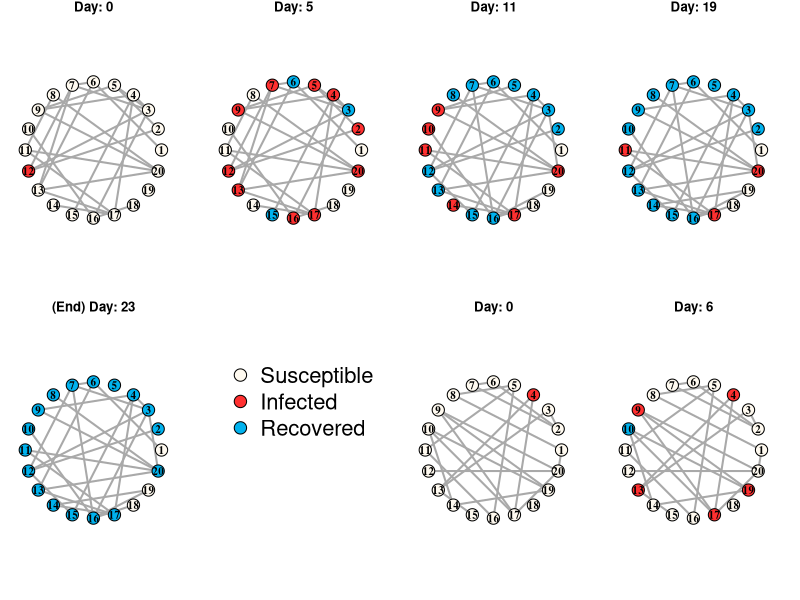
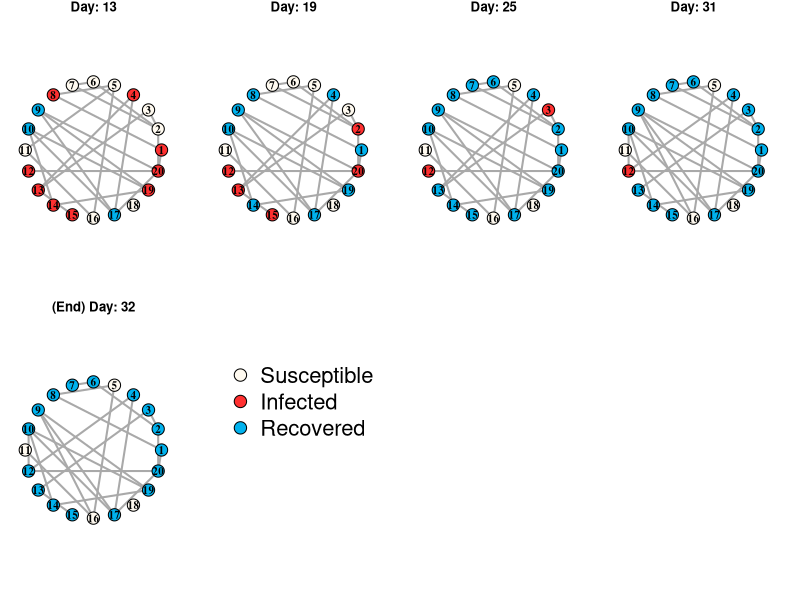
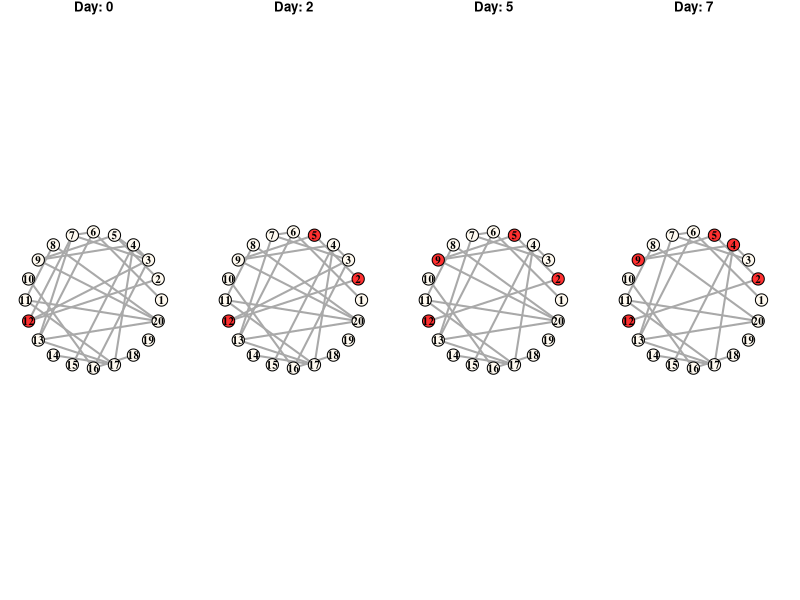
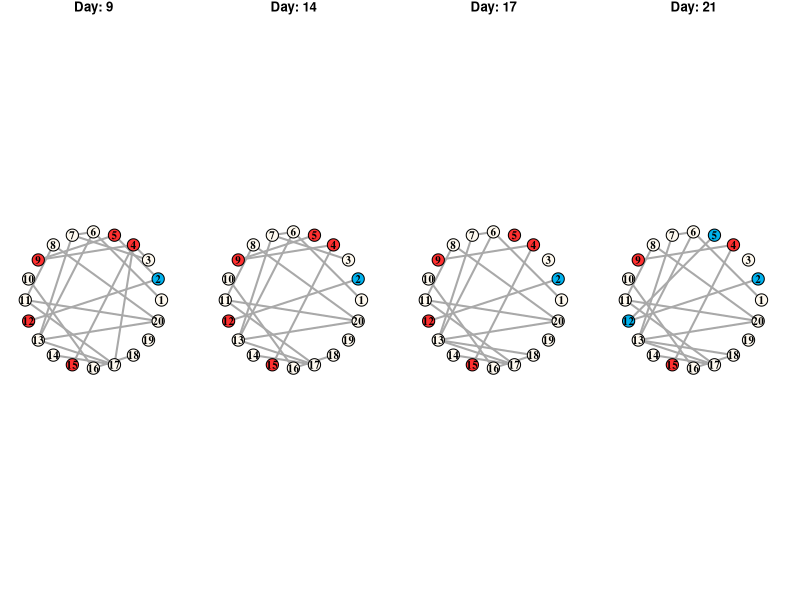
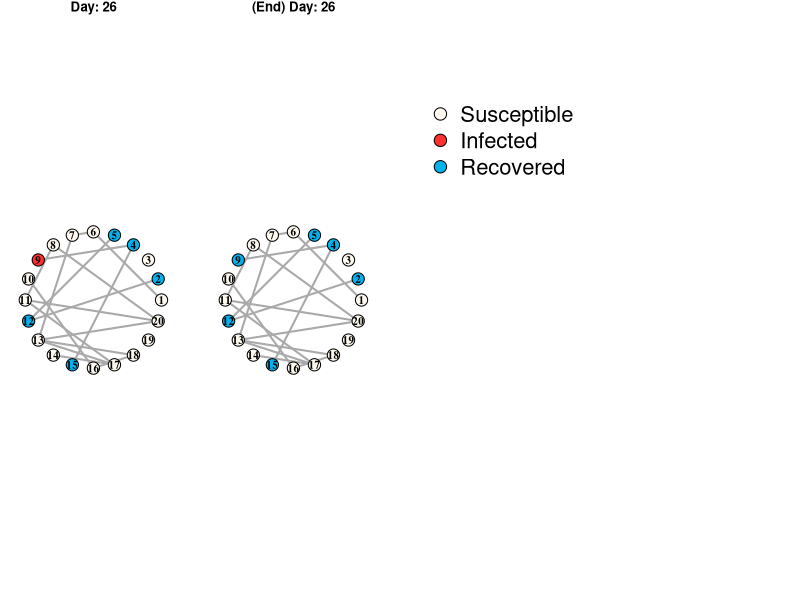
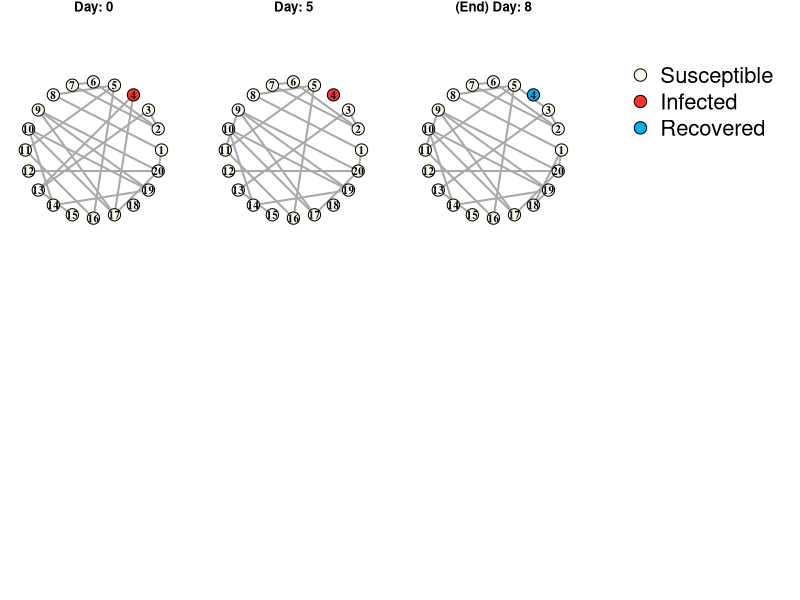

The R source for these figures, in order:
# 04/06/2019

# 10/02/2019
# modifications made s.t. all healthy people behave quivalently socially

#### TOY EXAMPLE ####
## dynamically plot network structure

library(Matrix)
library(igraph)

stochastic_coevolve_d <- function(N=200, tmax=100, 
                                  bet=0.05, gam=0.2, init.infec = 1, model = "SIS",
                                  alpha.r=0.005, alpha.d=0.05, quarantine=F,
                                  init.net = NULL, init.p = 0.1,
                                  verbose = F, plot = F, 
                                  d.int=5, seed = 43){
  
  # "d.int": dynamic plot interval (if NULL: no plots)
  set.seed(seed)
  
  # check edge rates validity
  if(quarantine & (length(alpha.r) < 3 | length(alpha.d) < 3)){
    stop("Under quarantine, need to specify 3 values for edge connection/disconnection rates respectively!")
  }
  
  # output basic info
  cat("N =", N, " Model:", model,"\n",
      "beta =", bet, " gama =", gam, "\n",
      "init.infec =", init.infec, " init.p =", init.p, "\n",
      "alpha.r =", alpha.r, "\n", "alpha.d =", alpha.d, "\n",
      "quarantine?", quarantine,"\n")
  
  # summarization stats to be recorded
  time = NULL
  event.type = NULL
  preval = NULL
  dens = NULL
  
  
  # initialize ER(p) graph if the initial netwok is not provided
  if(is.null(init.net)){
    init.net = sample_gnp(n = N, p = init.p, directed = F)
  }
  # convert to adjacency matrix
  adjmat = get.adjacency(init.net, type=c("both"), names=F)
  adjmat = as(adjmat,"dgTMatrix")
  
  
  ## if plot dynamic networks, set up edgelist to store dynamic network
  # if(!is.null(d.int)){
  #   edgelist = data.frame(from=adjmat@i+1, to=adjmat@j+1, time=0)
  # }
  
  
  ## check whether adjmat is symmetric and nnzero() returns an even number
  if(!isSymmetric(adjmat) | length(adjmat@i)%%2 == 1){
    stop(paste("The initial adjmat isn't symmetric, where nonzero =", 
               nnzero(adjmat),"\n"))
  }
  
  # initialize epidemic
  infected = sample(N, init.infec)
  epid = rep(0,N); epid[infected] = 1
  cat("Initially infected: ",infected,"\n")
  
  
  ## if plot dynamic networks, set up margin
  ## plot time 0
  ## and keep track of plotting times
  if(!is.null(d.int)){
    par(mar=c(1,1,1,2))
    title = paste("Day:",0)
    g.cur = graph_from_adjacency_matrix(adjmat, mode = "undirected")
    lo = layout_in_circle(g.cur)
    vcol = rep("floralwhite",N)
    vcol[epid==1] = "firebrick1"
    vcol[epid==-1] = "deepskyblue2"
    V(g.cur)$color = vcol
    plot(g.cur,vertex.label.color="black", vertex.size=18,
         vertex.label.cex=1, vertex.label.font=2, edge.width=2,
         layout=lo, main=title)
    # legend("bottomright", legend = c("Susceptible","Infected","Recovered"), pch=21,
    #        col="black", 
    #        pt.bg=c("floralwhite","firebrick1","deepskyblue2"), 
    #        pt.cex=1.5, cex=.8, bty="n", ncol=1)
    plotted = 0
  }
  
  
  
  # initialize data objects to keep track of
  susceptible = which(epid==0)
  N.I = init.infec; N.S = N - N.I
  t.cur = 0
  if(quarantine){
    N.c = numeric(3); N.d = numeric(3)
    adjmat.ii = adjmat[infected,infected]
    N.c[3] = nnzero(adjmat.ii)/2
    N.d[3] = N.I * (N.I - 1)/2 - N.c[3]
    # both need this:
    adjmat.si = adjmat[susceptible,infected]
    if(model=="SIR"){
      recovered = NULL; N.R = 0
      adjmat.rs = adjmat[union(susceptible,recovered), union(susceptible,recovered)]
      N.c[1] = nnzero(adjmat.rs)/2
      N.d[1] = N.S * (N.S - 1)/2 - N.c[1]
      adjmat.ri = adjmat.si
      N.c[2] = nnzero(adjmat.ri)
      N.d[2] = N.S * N.I - N.c[2]
    }else{
      adjmat.ss = adjmat[susceptible,susceptible]
      N.c[1] = nnzero(adjmat.ss)/2
      N.d[1] = N.S * (N.S - 1)/2 - N.c[1]
      
      N.c[2] = nnzero(adjmat.si)
      N.d[2] = N.S * N.I - N.c[2]
    }
    # at the start: N.R = 0, so this works
    N.SI = N.c[2]
  }else{
    N.c = nnzero(adjmat)/2
    N.d = N * (N-1)/2 - N.c
    
    adjmat.si = adjmat[susceptible,infected]
    N.SI = nnzero(adjmat.si)
  }
  
  
  # iterations
  while (t.cur < tmax) {
    # NOTES #
    # a. check to make sure N.S also > 0
    # b. handle edge cases (N.S = 1 and/or N.I = 1)
    
    # # check whether all N's are non-negative
    # Ns = c(N.SI, N.I, N.d, N.c)
    # if(any(Ns < 0) | all(Ns == 0)){
    #   msg = paste("Weird stuff happened! All the Ns =", paste(Ns,collapse = ", "), "\n")
    #   stop(msg)
    # }
    
    
    # 1. calculate sum of risks and sample the next event time
    Lambda = bet * N.SI + N.I * gam + sum(alpha.r * N.d) + sum(alpha.d * N.c)
    t.next = t.cur + rexp(1, rate = Lambda)
    
    # 2. determine the event type
    ratios = c(bet * N.SI, N.I * gam, alpha.r * N.d, alpha.d * N.c)
    # 2.1 deal with network change
    if(quarantine){
      z = sample(8, 1, prob = ratios)
  
      if(z==3){
        # reconnect a random S-S/S-R/R-R pair
        if(model == "SIS"){
          num.dis = (N.S - 1) - rowSums(adjmat.ss)
          from.ind = sample(N.S,1,prob = num.dis); from = susceptible[from.ind]
          to.cands = which(adjmat.ss[from.ind,]==0)
        }else{
          num.dis = (N.S + N.R - 1) - rowSums(adjmat.rs)
          from.ind = sample(N.S + N.R, 1, prob = num.dis); from = union(susceptible, recovered)[from.ind]
          to.cands = which(adjmat.rs[from.ind,]==0)
        }
        to.cands = to.cands[to.cands!=from.ind]
        if(length(to.cands) == 1){
          to.ind = to.cands
        }else{
          to.ind = sample(to.cands,1)
        }
        if(model == "SIS"){
          to = susceptible[to.ind]
          adjmat.ss[as.integer(from.ind),as.integer(to.ind)] = 1
          adjmat.ss[as.integer(to.ind),as.integer(from.ind)] = 1
          msg = paste0("reconnect an S-S pair, (",from,",",to,")")
        }else{
          to = union(susceptible, recovered)[to.ind]
          adjmat.rs[as.integer(from.ind),as.integer(to.ind)] = 1
          adjmat.rs[as.integer(to.ind),as.integer(from.ind)] = 1
          msg = paste0("reconnect an S-S/S-R/R-R pair, (",from,",",to,")")
        }
        adjmat[as.integer(from),as.integer(to)] = 1
        adjmat[as.integer(to),as.integer(from)] = 1
        N.c[1] = N.c[1] + 1; N.d[1] = N.d[1] - 1
      }
      if(z==4){
        # reconnect a random S-I/R-I pair
        if(model == "SIS"){
          if (N.S == 1){
            from = susceptible
            to.ind = sample(which(adjmat.si==0),1); to = infected[to.ind]
          }else if (N.I == 1){
            num.dis = N.I - adjmat.si
            from.ind = sample(N.S,1,prob = num.dis); from = susceptible[from.ind]
            to = infected
          }else{
            num.dis = N.I - rowSums(adjmat.si)
            from.ind = sample(N.S,1,prob = num.dis); from = susceptible[from.ind]
            to.ind = sample(which(adjmat.si[from.ind,]==0),1); to = infected[to.ind]
          }
          msg = paste0("reconnect an S-I pair, (",from,",",to,").")
        }else{
          N.SR = N.S + N.R; sus.recov = union(susceptible, recovered)
          if (N.SR == 1){
            from = sus.recov
            to.ind = sample(which(adjmat.ri==0),1); to = infected[to.ind]
          }else if (N.I == 1){
            num.dis = N.I - adjmat.ri
            from.ind = sample(N.SR,1,prob = num.dis); from = sus.recov[from.ind]
            to = infected
          }else{
            num.dis = N.I - rowSums(adjmat.ri)
            from.ind = sample(N.SR,1,prob = num.dis); from = sus.recov[from.ind]
            to.ind = sample(which(adjmat.ri[from.ind,]==0),1); to = infected[to.ind]
          }
          msg = paste0("reconnect an S-I/R-I pair, (",from,",",to,").")
        }
        adjmat[as.integer(from),as.integer(to)] = 1
        adjmat[as.integer(to),as.integer(from)] = 1
        adjmat.si = adjmat[susceptible,infected]
        N.SI = nnzero(adjmat.si)
        
        if(model == "SIR"){ adjmat.ri = adjmat[sus.recov,infected] }
        
        N.c[2] = N.c[2] + 1; N.d[2] = N.d[2] - 1
      }
      if(z==5){
        # reconnect a random I-I pair
        num.dis = (N.I - 1) - rowSums(adjmat.ii)
        from.ind = sample(N.I,1,prob = num.dis); from = infected[from.ind]
        to.cands = which(adjmat.ii[from.ind,]==0)
        to.cands = to.cands[to.cands!=from.ind]
        if(length(to.cands) == 1){
          to.ind = to.cands
        }else{
          to.ind = sample(to.cands,1)
        }
        to = infected[to.ind]
        adjmat.ii[as.integer(from.ind),as.integer(to.ind)] = 1
        adjmat.ii[as.integer(to.ind),as.integer(from.ind)] = 1
        adjmat[as.integer(from),as.integer(to)] = 1
        adjmat[as.integer(to),as.integer(from)] = 1
        N.c[3] = N.c[3] + 1; N.d[3] = N.d[3] - 1
        
        msg = paste0("reconnect an I-I pair, (",from,",",to,").")
      }
      if(z==6){
        # disconnect a random S-S/R-S/R-R pair
        dis.ind = sample(N.c[1], 1) 
        if(model == "SIS"){
          from.ind = adjmat.ss@i[dis.ind] + 1; to.ind = adjmat.ss@j[dis.ind] + 1
          adjmat.ss[as.integer(from.ind),as.integer(to.ind)] = 0
          adjmat.ss[as.integer(to.ind),as.integer(from.ind)] = 0
          
          from = susceptible[from.ind]; to = susceptible[to.ind]
          
          msg = paste0("disconnect an S-S pair, (",from,",",to,").")
        }else{
          sus.recov = union(susceptible, recovered)
          from.ind = adjmat.rs@i[dis.ind] + 1; to.ind = adjmat.rs@j[dis.ind] + 1
          adjmat.rs[as.integer(from.ind),as.integer(to.ind)] = 0
          adjmat.rs[as.integer(to.ind),as.integer(from.ind)] = 0
          
          from = sus.recov[from.ind]; to = sus.recov[to.ind]
          
          msg = paste0("disconnect an S-S/S-R/R-R pair, (",from,",",to,").")
        }
        adjmat[as.integer(from),as.integer(to)] = 0
        adjmat[as.integer(to),as.integer(from)] = 0
        
        N.c[1] = N.c[1] - 1; N.d[1] = N.d[1] + 1
      }
      if(z==7){
        # disconnect a random S-I/R-I pair
        if(model == "SIS"){
          if (N.S == 1){
            from = susceptible
            to.ind = sample(which(adjmat.si==1),1); to = infected[to.ind]
            adjmat[as.integer(from),as.integer(to)] = 0
            adjmat[as.integer(to),as.integer(from)] = 0
            adjmat.si = adjmat[susceptible,infected]
          }else if (N.I == 1){
            num.con = adjmat.si
            from.ind = sample(N.S,1,prob = num.con); from = susceptible[from.ind]
            to = infected
            adjmat[as.integer(from),as.integer(to)] = 0
            adjmat[as.integer(to),as.integer(from)] = 0
            adjmat.si = adjmat[susceptible,infected]
          }else{
            dis.ind = sample(N.c[2], 1)
            from = adjmat.si@i[dis.ind] + 1; to = adjmat.si@j[dis.ind] + 1
            adjmat.si[as.integer(from),as.integer(to)] = 0
            
            from = susceptible[from]; to = infected[to]
            adjmat[as.integer(from),as.integer(to)] = 0
            adjmat[as.integer(to),as.integer(from)] = 0
          }
          msg = paste0("disconnect an S-I pair, (",from,",",to,").")
        }else{
          N.SR = N.S + N.R; sus.recov = union(susceptible, recovered)
          if (N.SR == 1){
            from = sus.recov
            to.ind = sample(which(adjmat.ri==1),1); to = infected[to.ind]
            adjmat[as.integer(from),as.integer(to)] = 0
            adjmat[as.integer(to),as.integer(from)] = 0
            adjmat.ri = adjmat[sus.recov,infected]
          }else if (N.I == 1){
            num.con = adjmat.ri
            from.ind = sample(N.SR,1,prob = num.con); from = sus.recov[from.ind]
            to = infected
            adjmat[as.integer(from),as.integer(to)] = 0
            adjmat[as.integer(to),as.integer(from)] = 0
            adjmat.ri = adjmat[sus.recov,infected]
          }else{
            dis.ind = sample(N.c[2], 1)
            from = adjmat.ri@i[dis.ind] + 1; to = adjmat.ri@j[dis.ind] + 1
            adjmat.ri[as.integer(from),as.integer(to)] = 0
            
            from = sus.recov[from]; to = infected[to]
            adjmat[as.integer(from),as.integer(to)] = 0
            adjmat[as.integer(to),as.integer(from)] = 0
          }
          adjmat.si = adjmat[susceptible,infected]
          msg = paste0("disconnect an S-I/R-I pair, (",from,",",to,").")
        }
        
        N.c[2] = N.c[2] - 1; N.d[2] = N.d[2] + 1
        N.SI = nnzero(adjmat.si)
        
      }
      if(z==8){
        # disconnect a random I-I pair
        dis.ind = sample(N.c[3], 1) 
        from = adjmat.ii@i[dis.ind] + 1; to = adjmat.ii@j[dis.ind] + 1
        adjmat.ii[as.integer(from),as.integer(to)] = 0
        adjmat.ii[as.integer(to),as.integer(from)] = 0
        
        from = infected[from]; to = infected[to]
        adjmat[as.integer(from),as.integer(to)] = 0
        adjmat[as.integer(to),as.integer(from)] = 0
        
        N.c[3] = N.c[3] - 1; N.d[3] = N.d[3] + 1
        
        msg = paste0("disconnect an I-I pair, (",from,",",to,").")
      }
    }else{
      z = sample(4, 1, prob = ratios)
      if(z==3){
        # reconnect a random pair
        num.dis = (N - 1) - rowSums(adjmat)
        from = sample(N,1,prob = num.dis)
        to.cands = which(adjmat[from,]==0)
        to.cands = to.cands[to.cands!=from]
        if(length(to.cands) == 1){
          to = to.cands
        }else{
          to= sample(to.cands,1)
        }
        adjmat[as.integer(from), as.integer(to)] = 1
        adjmat[as.integer(to),as.integer(from)] = 1
        
        N.c = N.c + 1; N.d = N.d - 1
        
        # UPDATE: if any of S or I is empty now
        if(is.null(susceptible) | is.null(infected)){
          adjmat.si = NULL; N.SI = 0
        }else{
          adjmat.si = adjmat[susceptible,infected]
          N.SI = nnzero(adjmat.si)
        }
        
        msg = paste0("reconnect a pair, (",from,",",to,").")
      }
      if(z==4){
        # disconnect a random pair
        dis.ind = sample(N.c, 1)
        from = adjmat@i[dis.ind] + 1; to = adjmat@j[dis.ind] + 1
        adjmat[from,to] = 0; adjmat[to,from] = 0
        N.c = N.c - 1; N.d = N.d + 1
        
        # UPDATE: if any of S or I is empty now
        if(is.null(susceptible) | is.null(infected)){
          adjmat.si = NULL; N.SI = 0
        }else{
          adjmat.si = adjmat[susceptible,infected]
          N.SI = nnzero(adjmat.si)
        }
        
        msg = paste0("disconnect a pair, (",from,",",to,").")
      }
    }
    #2.2 deal with epidemic progress
    if(z==2){
      # recover an infected person
      rec.ind = sample(N.I,1)
      recover = infected[rec.ind]
      infected = infected[-rec.ind]
      N.I = N.I - 1 
      if(model == "SIS"){
        susceptible = c(susceptible,recover)
        epid[recover] = 0
        N.S = N.S + 1
      }else{
        epid[recover] = -1
        if(quarantine){
          recovered = c(recovered, recover)
          N.R = N.R + 1
        }
      }
      
      msg = paste0("individual ", recover,
                   " is recovered. Disease prevalence = ",
                   N.I/N, ".")
    }
    if(z==1){
      # select a susceptible person to infect
      if(N.S == 1){
        # only one person to infect
        new.infec = susceptible
        susceptible = NULL
      }else{
        # multiple susceptible inviduals to choose from
        if(N.I == 1){
          # only one infected person
          num.nei.i = adjmat.si
        }else{
          num.nei.i = rowSums(adjmat.si)
        }
        infec.ind = sample(N.S,1,prob = num.nei.i)
        new.infec = susceptible[infec.ind]
        susceptible = susceptible[-infec.ind]
      }
      epid[new.infec] = 1
      N.S = N.S - 1
      infected = c(infected, new.infec); N.I = N.I + 1
      
      msg = paste0("individual ", new.infec,
                   " is infected. Disease prevalence = ",
                   N.I/N, ".")
    }
    
    # A sanity check: if N.I==0, stop the simulation
    if(N.I==0){
      if(verbose){
        cat(paste0("At time ", t.next, ", "),msg,"\n")
      }
      # still have to record the event
      time = c(time, t.next)
      event.type = c(event.type, z)
      preval = c(preval, N.I)
      dens = c(dens, nnzero(adjmat))
      
      cat("Disease extinct at time", t.next, ", simulation stops.\n")
      break
    }
    
    
    # # check whether adjmat is still symmetric--things have gone wrong somewhere
    # if(!isSymmetric(adjmat) | length(adjmat@i)%%2 == 1){
    #   stop(paste("The adjmat isn't symmetric any more, where nonzero =", 
    #              nnzero(adjmat), "and that's after z =", z,
    #              "from.ind =", from.ind, "to.ind = ", to.ind, 
    #              "to.cands =", paste(to.cands,collapse = ","),
    #              "from =", from, "to =", to,"\n"))
    # }
    
    
    # 2.2.* make updates about S-I, S-S, I-I connections if z==1 or 2
    # while handling edge cases of N.S <= 1 and/or N.I == 1
    if(z %in% c(1,2)){
      if(N.S == 0){
        adjmat.si = NULL
        N.SI = 0
        if(quarantine && model == "SIR" && N.R == 0){
          adjmat.ri = NULL
          N.c[2] = 0
        }
      }else{
        adjmat.si = adjmat[susceptible,infected]
        N.SI = nnzero(adjmat.si)
        if(quarantine && model == "SIR"){
          adjmat.ri = adjmat[union(susceptible,recovered),infected]
          N.c[2] = nnzero(adjmat.ri)
        }
      }
      if(quarantine){
        if(model == "SIS"){
          if(N.S <= 1){
            adjmat.ss = 0
            N.c[1] = 0
            N.d[1] = 0
          }else{
            adjmat.ss = adjmat[susceptible,susceptible]
            N.c[1] = nnzero(adjmat.ss)/2
            N.d[1] = N.S * (N.S - 1)/2 - N.c[1]
          }
          N.c[2] = N.SI
          N.d[2] = N.S * N.I - N.c[2]
        }else{
          N.SR = N.S + N.R; sus.recov = union(susceptible,recovered)
          if(N.SR <= 1){
            adjmat.rs = 0
            N.c[1] = 0
            N.d[1] = 0
          }else{
            adjmat.rs = adjmat[sus.recov,sus.recov]
            N.c[1] = nnzero(adjmat.rs)/2
            N.d[1] = N.SR * (N.SR - 1)/2 - N.c[1]
          }
          N.d[2] = N.SR * N.I - N.c[2]
        }
        if(N.I == 1){
          adjmat.ii = 0
          N.c[3] = 0
          N.d[3] = 0
        }else{
          adjmat.ii = adjmat[infected,infected]
          N.c[3] = nnzero(adjmat.ii)/2
          N.d[3] = N.I * (N.I - 1)/2 - N.c[3]
        }
      }
    }
    
    # 3. report the event and summarize and set t.cur
    
    t.cur = t.next
    
    # record the event
    time = c(time, t.cur)
    event.type = c(event.type, z)
    preval = c(preval, N.I)
    dens = c(dens, nnzero(adjmat))
    
    if(verbose){
      cat(paste0("At time ", t.cur, ", "),msg,"\n")
    }
    
    
    ## plot dynamic networks with approx. d.int interval
    if(!is.null(d.int) & t.cur-plotted >= d.int){
      # edgelist.cur = data.frame(from=adjmat@i+1, to=adjmat@j+1, time=t.int)
      # edgelist = rbind(edgelist, edgelist.cur)
      t.int = round(t.cur)
      title = paste("Day:",t.int)
      g.cur = graph_from_adjacency_matrix(adjmat, mode = "undirected")
      vcol = rep("floralwhite",N)
      vcol[epid==1] = "firebrick1"
      vcol[epid==-1] = "deepskyblue2"
      V(g.cur)$color = vcol
      plot(g.cur,vertex.label.color="black", vertex.size=18,
           vertex.label.cex=1, vertex.label.font=2, edge.width=2,
           layout=lo, main=title)
      plotted = t.cur
    }
    
  }
  
  # return results/summary
  cat("Simulation finished. At the end: \n", 
      "Disease prevalence =", N.I/N, "\n",
      "Network density = ", nnzero(adjmat)/(N*(N-1)),"\n")
  event.log = data.frame(time = time, event = event.type,
                         preval = preval/N, dens = dens/(N*(N-1)))
  
  # summary plot
  if(plot){
    par(mar=c(5,4,4,2)+0.1)
    subt = paste(model," beta =",bet," gamma =", gam, 
                 " alpha.r =", alpha.r, " alpha.d =", alpha.d)
    plot(preval ~ time, data = event.log, 
         xlab="Time", ylab="Disease prevalence", 
         main = "Disease Prevalence vs. Time", sub = subt,
         ylim = c(0,1), type="l",lwd=2)
    plot(dens ~ time, data = event.log,
         xlab="Time", ylab="Edge density", 
         main = "Network Edge Density vs. Time", sub = subt,
         type="l",lwd=2)
  }
  
  ## Final state dynamic plot
  if(!is.null(d.int)){
    # edgelist.cur = data.frame(from=adjmat@i+1, to=adjmat@j+1, time=t.int)
    # edgelist = rbind(edgelist, edgelist.cur)
    title = paste("(End) Day:", ceiling(t.cur))
    g.cur = graph_from_adjacency_matrix(adjmat, mode = "undirected")
    vcol = rep("floralwhite",N)
    vcol[epid==1] = "firebrick1"
    vcol[epid==-1] = "deepskyblue2"
    V(g.cur)$color = vcol
    plot(g.cur,vertex.label.color="black", vertex.size=18,
         vertex.label.cex=1, vertex.label.font=2, edge.width=2,
         layout=lo, main=title)
  }
  
  return(event.log)
}


#### Codes to produce toy example plots ####
# Showcase the toy example
# 1. No quarantine
par(mfrow=c(2,4))
d1 = stochastic_coevolve_d(N=20, alpha.r = .001, alpha.d = .01, 
                           bet = .3, gam = .1, model = "SIR",
                           seed = 43, d.int = 5, verbose = T)
plot.new()
legend(.01,.9, legend = c("Susceptible","Infected","Recovered"), pch=21,
       col="black", 
       pt.bg=c("floralwhite","firebrick1","deepskyblue2"), 
       pt.cex=2.5, cex=2, bty="n", ncol=1)

# change it up a bit: larger edge disconnecting rate
#plot.new()
d1 = stochastic_coevolve_d(N=20, alpha.r = .001, alpha.d = .01, 
                           bet = .3, gam = .1, model = "SIR",
                           seed = 31, d.int = 5, verbose = T)
plot.new()
legend(.01,.9, legend = c("Susceptible","Infected","Recovered"), pch=21,
       col="black", 
       pt.bg=c("floralwhite","firebrick1","deepskyblue2"), 
       pt.cex=2.5, cex=2, bty="n", ncol=1)


# 2. Simple quarantine/isolation: 
# alpha.d.SI large, alpha.r.SI=0, the rest is same
par(mfrow=c(1,4), mar=c(1,1,2,2))
d2 = stochastic_coevolve_d(N=20, bet = .3, gam = .1, model = "SIR",
                           alpha.r = c(.001,0,.001), alpha.d = c(.01, .2, .01),
                           quarantine = T, seed = 43, 
                           d.int = 2, verbose = T)
plot.new()
legend(.01,.9, legend = c("Susceptible","Infected","Recovered"), pch=21,
       col="black", 
       pt.bg=c("floralwhite","firebrick1","deepskyblue2"), 
       pt.cex=2.5, cex=2, bty="n", ncol=1)

# also: change it up a bit too
par(mfrow=c(2,4))
d2 = stochastic_coevolve_d(N=20, bet = .3, gam = .1, model = "SIR",
                           alpha.r = c(.002,0,.001), alpha.d = c(.01, .4, .01),
                           quarantine = T, seed = 31, 
                           d.int = 4, verbose = T)
plot.new()
legend(.01,.9, legend = c("Susceptible","Infected","Recovered"), pch=21,
       col="black", 
       pt.bg=c("floralwhite","firebrick1","deepskyblue2"), 
       pt.cex=2.5, cex=2, bty="n", ncol=1)
